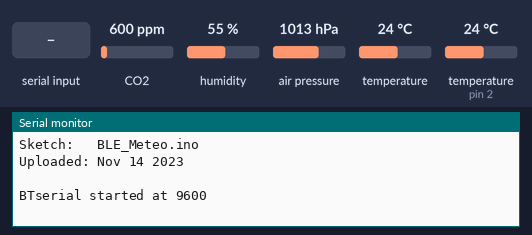
A sketch run on a simulated Arduino Uno, built with avr-gcc and run on an emulated ATmega328P. Shown: the last lines printed to the serial monitor. The inputs (shaded band) are chosen by the test bench; at power-on: humidity 55 %, air pressure 1013 hPa, temperature 24 °C, CO2 600 ppm, temperature (sensor on pin 2) 24 °C.

Above: at 1.2 s.
1.3 s: "1\n" received over Serial
At 1.9 s:
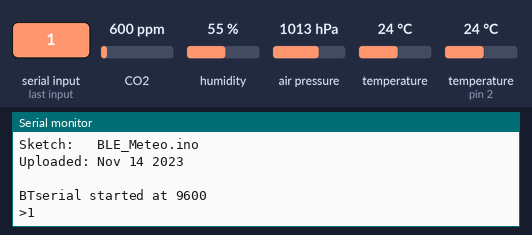
3.5 s: "1\n" received over the second serial link
At 3.9 s:
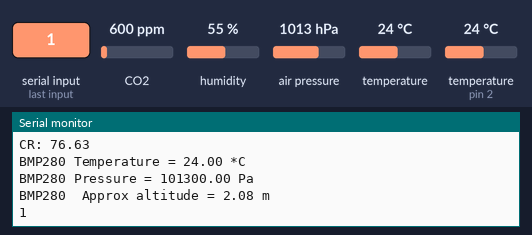
5.0 s: humidity set to 22 %
At 6.4 s:
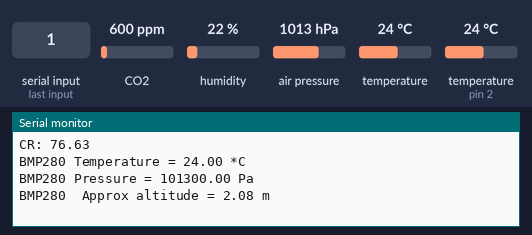
6.5 s: air pressure set to 952 hPa
8.0 s: byte 10 (10) received over Serial
At 9.1 s:
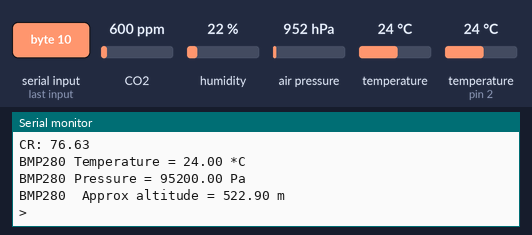
9.5 s: temperature (sensor 0) set to 12 °C
At 10.09 s:
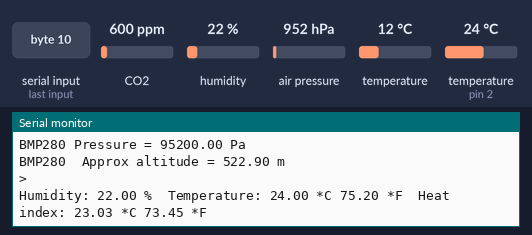

The sketch:

BLE_Meteo.ino
```cpp
#include <AltSoftSerial.h>

AltSoftSerial BTserial;
// https://www.pjrc.com/teensy/td_libs_AltSoftSerial.html

// BT Serial Constants
char c = ' ';
boolean NL = true;


// DHT Sensor Stuff
#include "DHT.h"

#define DHTPIN 2     // what digital pin we're connected to
#define DHTTYPE DHT22   // DHT 22  (AM2302), AM2321

// Initialize DHT sensor.
// Note that older versions of this library took an optional third parameter to
// tweak the timings for faster processors.  This parameter is no longer needed
// as the current DHT reading algorithm adjusts itself to work on faster procs.
DHT dht(DHTPIN, DHTTYPE);

unsigned long previousMillis = 0;
const long interval = 2000;           // interval at which to read and send sensors (milliseconds)

#include <MQ135.h>

MQ135 coSensor(0);


// BMP280 Support
#include <Wire.h>
#include <SPI.h>
#include <Adafruit_Sensor.h>
#include <Adafruit_BMP280.h>

#define BMP_SCK 13
#define BMP_MISO 12
#define BMP_MOSI 11
#define BMP_CS 10

Adafruit_BMP280 bmp; // I2C

void setup()
{
  Serial.begin(9600);
  Serial.print("Sketch:   ");   Serial.println(__FILE__);
  Serial.print("Uploaded: ");   Serial.println(__DATE__);
  Serial.println(" ");

  if (!bmp.begin(0x76)) {
    Serial.println("Could not find a valid BMP280 sensor, check wiring!");
    while (1);
  }

  BTserial.begin(9600);
  Serial.println("BTserial started at 9600");
  dht.begin();
}

void loop()
{
  // Read from the Bluetooth module and send to the Arduino Serial Monitor
  if (BTserial.available())
  {
    c = BTserial.read();
    Serial.write(c);
  }


  // Read from the Serial Monitor and send to the Bluetooth module
  if (Serial.available())
  {
    c = Serial.read();

    // do not send line end characters to the HM-10
    if (c != 10 & c != 13 )
    {
      BTserial.write(c);
    }

    // Echo the user input to the main window.
    // If there is a new line print the ">" character.
    if (NL) {
      Serial.print("\r\n>");
      NL = false;
    }
    Serial.write(c);
    if (c == 10) {
      NL = true;
    }
  }


  unsigned long currentMillis = millis();

  if (currentMillis - previousMillis >= interval) {
    // save the last time you worked with sensors
    previousMillis = currentMillis;

    readAndSendSensors();
  }

}

void readAndSendSensors() {
  // Reading temperature or humidity takes about 250 milliseconds!
  // Sensor readings may also be up to 2 seconds 'old' (its a very slow sensor)
  float h = dht.readHumidity();
  // Read temperature as Celsius (the default)
  float t = dht.readTemperature();
  // Read temperature as Fahrenheit (isFahrenheit = true)
  float f = dht.readTemperature(true);

  // Check if any reads failed and exit early (to try again).
  if (isnan(h) || isnan(t) || isnan(f)) {
    Serial.println("Failed to read from DHT sensor!");
    return;
  }

  // Compute heat index in Fahrenheit (the default)
  float hif = dht.computeHeatIndex(f, h);
  // Compute heat index in Celsius (isFahreheit = false)
  float hic = dht.computeHeatIndex(t, h, false);

  String hStr = String("HU") + String(h, 2) + String(" ");
  String tStr = String("TE") + String(t, 2) + String(" ");

  BTserial.write(hStr.c_str());
  BTserial.write(tStr.c_str());

  Serial.print("Humidity: ");
  Serial.print(h);
  Serial.print(" %\t");
  Serial.print("Temperature: ");
  Serial.print(t);
  Serial.print(" *C ");
  Serial.print(f);
  Serial.print(" *F\t");
  Serial.print("Heat index: ");
  Serial.print(hic);
  Serial.print(" *C ");
  Serial.print(hif);
  Serial.println(" *F");

  float co = coSensor.getPPM();
  float rzero = coSensor.getRZero();

  // Send CO2
  String co2Str = String("CO") + String(co, 2) + String(" ");
  BTserial.write(co2Str.c_str());

  // Send CO2 resistence
  String cRzStr = String("CR") + String(rzero, 2) + String(" ");
  BTserial.write(cRzStr.c_str());
  Serial.print("CR: ");
  Serial.println(rzero);

  float tBMP280 = bmp.readTemperature();
  Serial.print(F("BMP280 Temperature = "));
  Serial.print(tBMP280);
  Serial.println(" *C");

  // Send Temperature obtained from BMP280 sensor
  String tBMP280Str = String("TB") + String(tBMP280, 2) + String(" ");
  BTserial.write(tBMP280Str.c_str());

  float pressure = bmp.readPressure();
  Serial.print(F("BMP280 Pressure = "));
  Serial.print(pressure);
  Serial.println(" Pa");

  // Send Pressure obtained from BMP280 sensor
  String pressureStr = String("PR") + String(pressure, 2) + String(" ");
  BTserial.write(pressureStr.c_str());

  Serial.print(F("BMP280  Approx altitude = "));
  Serial.print(bmp.readAltitude(1013.25)); // this should be adjusted to your local forcase
  Serial.println(" m");
}
```

Measured:
- after the input at 1.3 s, the serial monitor: prints a new line at once (image 1)
- after the input at 3.5 s, the serial monitor: prints a new line at once (image 2)
- after the input at 5.0 s, the serial monitor: prints a new line after 1.0 s (image 3)
- after the input at 8.0 s, the serial monitor: prints a new line after 0.22 s (image 4)
